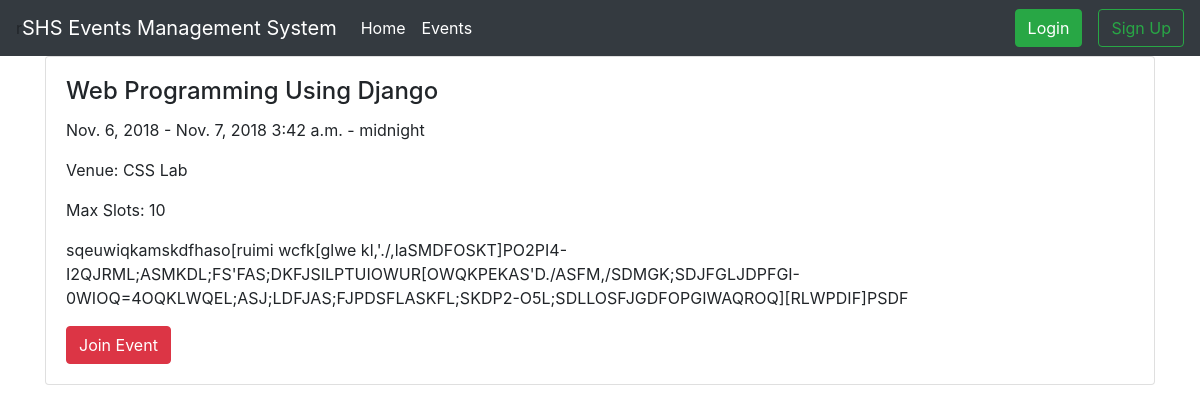
Page /events/1/ on the earlier database version.
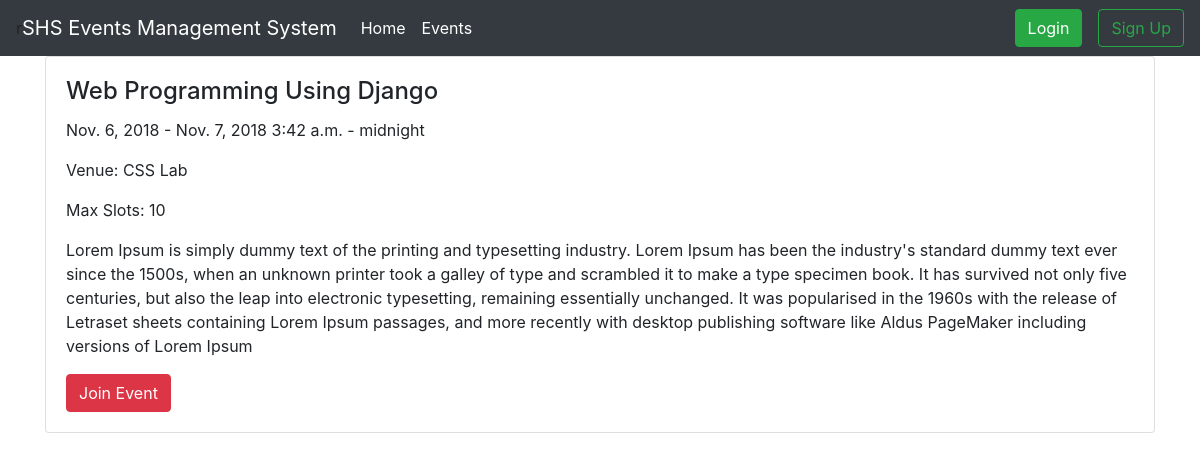
Same page on the later database version.
### events/models.py (models this page shows, shortened)
class Event(models.Model):
    name = models.CharField("Name of Event",max_length = 100,default = "")
    description = models.TextField("Description",max_length = 2000, blank = True)
    max_slots = models.IntegerField("Max Slots",blank=True, default = 0)
    date_from = models.DateField('Start Date')
    date_to = models.DateField("End Date")
    time_from = models.TimeField("Start Time")
    time_to = models.TimeField("End Time")
    venue=models.CharField("Venue", max_length = 100)
    date_created = models.DateTimeField("date Created", auto_now_add=True )
    creator = models.ForeignKey(to="users.Participant",on_delete = models.CASCADE)

### events/views.py (the view)
# urls.py: path("events/<int:pk>/", EventDetailView.as_view(), name = "event_detail")
class EventDetailView(DetailView):
    model = Event
    template_name = "event_detail.html"
    context_object_name = "event"

### templates/event_detail.html (shortened to what this page needs)
{% extends "base.html"%}
{% block content %}
<div class="card">
        <div class="card-body">
          <h4 class="card-title">{{event.name}}</h4>
          <p class="card-text">
              {{ event.date_from}} -
              {{ event.date_to}}
              {{ event.time_from}} -
              {{ event.time_to}}
         </p>
         <p class="card-text">Venue:
               {{ event.venue }}
         </p>
        <p class="card-text">Max Slots:
                {{ event.max_slots }}
        </p>
        <p class="card-text">
                {{ event.description }}
        </p>
        <a href="{% url 'event_join' event.pk %}" class="btn btn-danger">Join Event</a>
        </div>
      </div>
{% endblock %}

Differences in the rows shown:
changed Event "Web Programming Using Django": description "sqeuwiqkamskdfhaso[ruimi wcfk[glwe kl,'./,laSMDFOSKT]PO2PI4-I2QJRML;ASMKDL;FS'FAS;DKFJSILPTUIOWUR[OWQKPEKAS'D./ASFM,/SDMGK;SDJFGLJDPFGI-0WIOQ=4OQKLWQEL;ASJ;LDFJAS;FJPDSFLASKFL;SKDP2-O5L;SDLLOSFJGDFOPGIWAQROQ][RLWPDIF]PSDF" → "Lorem Ipsum is simply dummy text of the printing and typesetting industry. Lorem Ipsum has been the industry's standard dummy text ever since the 1500s, when an unknown printer took a galley of type and scrambled it to make a type specimen book. It has survived not only five centuries, but also the leap into electronic typesetting, remaining essentially unchanged. It was popularised in the 1960s with the release of Letraset sheets containing Lorem Ipsum passages, and more recently with desktop publishing software like Aldus PageMaker including versions of Lorem Ipsum"
